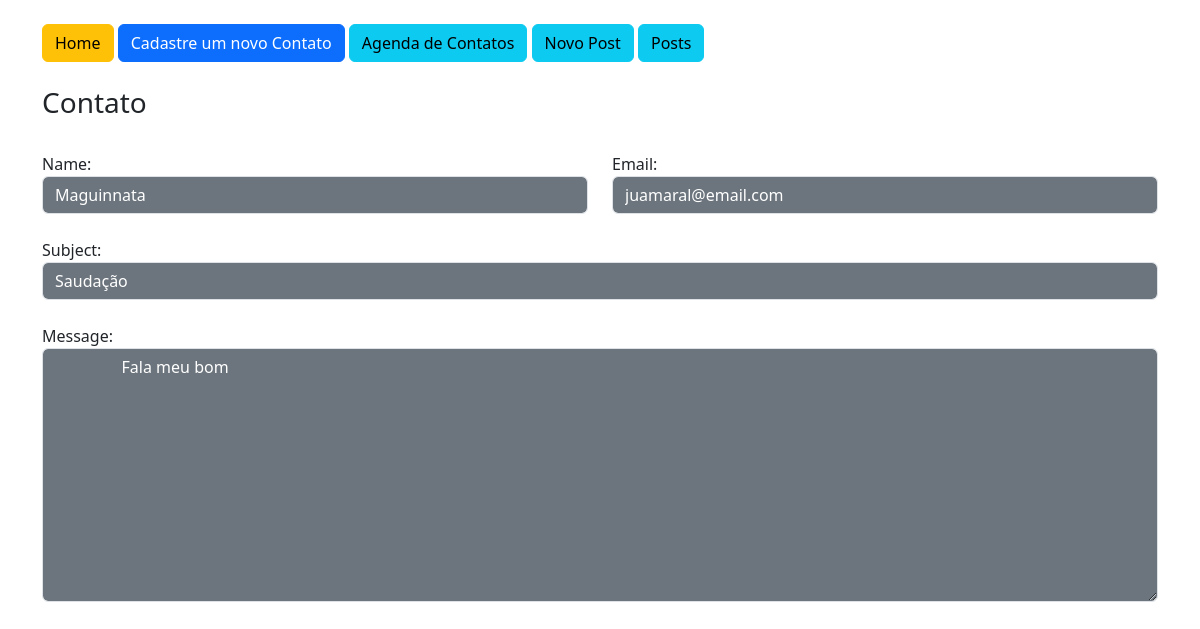
Page /contact/9/ (signed in) on the committed database.
### app/models.py (models this page shows)
class Contato(db.Model):
    id = db.Column(db.Integer, primary_key=True)
    name = db.Column(db.String, nullable=True)
    email = db.Column(db.String, nullable=True)
    message = db.Column(db.String, nullable=True)
    subject = db.Column(db.String, nullable=True)
    contacted_at = db.Column(db.DateTime, default=datetime.now())

### app/views.py (the view)
@app.route('/contact/<int:id>/')
@login_required
def contact_detail(id):
    obj = Contato.query.get(id)
    return render_template('contact_detail.html', obj=obj)

### app/models.py (called while the page is built)
@login_manager.user_loader
def load_user(user_id):
    return User.query.get(user_id)

### app/templates/contact_detail.html
{% extends 'base.html' %}
{% block content %}
<div class="container">
    {% include 'nav.html' %}
    <div class="row mt-4">
        <h3>Contato</h3>
        <div class="col-md-6 mt-4">
            Name:
            <input type="text" value="{{obj.name}}" class="form-control bg-secondary text-white" readonly>
        </div>
        <div class="col-md-6 mt-4">
            Email:
            <input type="text" value="{{obj.email}}" class="form-control bg-secondary text-white" readonly>
        </div>
        <div class="col-12 mt-4">
            Subject:
            <input type="text" value="{{obj.subject}}" class="form-control bg-secondary text-white" readonly>
        </div>
        <div class="col-12 mt-4">
            Message:
            <textarea type="text" rows="10" class="form-control bg-secondary text-white" readonly>
                {{obj.message}}
            </textarea>
        </div>
    </div>
</div>
{% endblock %}

### rows in the picture
Contato: name "Maguinnata", email "juamaral@email.com", subject "Saudação", message "Fala meu bom"
